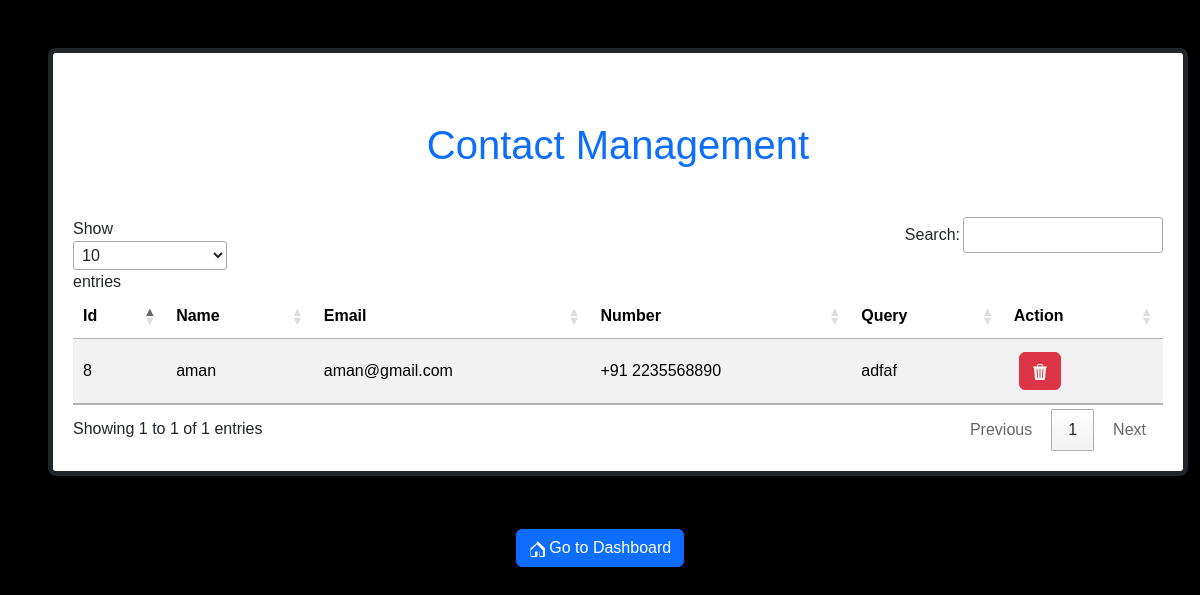
The page /booksAdmin/contactManage.php on the database its author committed.
### tables this page shows
CREATE TABLE `epicbooks_contacts` (
  `id` int(11) NOT NULL,
  `fkUserId` int(22) NOT NULL,
  `name` varchar(22) NOT NULL,
  `email` varchar(50) NOT NULL,
  `number` varchar(22) NOT NULL,
  `query` varchar(50) NOT NULL
);

### booksAdmin/contactManage.php (the view, shortened to what this page needs)
<!doctype html>
<html lang="en">
    <head>
        <link href="https://cdn.jsdelivr.net/npm/bootstrap@5.3.2/dist/css/bootstrap.min.css" rel="stylesheet" />
        <link rel="stylesheet" type="text/css" href="https://cdn.datatables.net/1.13.4/css/jquery.dataTables.min.css">
    </head>
    <body>
        <main>
            <?php
            include "connection.php";
            $sql = "SELECT * FROM `epicbooks_contacts`";
            $result = mysqli_query($conn,$sql);
            if (mysqli_num_rows($result) > 0) {
                echo "<div class='container border border-5 border-dark  m-5'>
                        <h1 class='text-center m-5 text-primary'>Contact Management</h1>
                        <div class='table-responsive'>
                            <table id='contactTable' class='table table-striped'>
                                <thead>
                                    <tr>
                                        <th scope='col'>Id</th>
                                        <th scope='col'>Name</th>
                                        <th scope='col'>Email</th>
                                        <th scope='col'>Number</th>
                                        <th scope='col'>Query</th>
                                        <th scope='col'>Action</th>
                                    </tr>
                                </thead>
                                <tbody>";
                while ($rows = mysqli_fetch_assoc($result)) {
                    echo "<tr>
                            <td>{$rows['id']}</td>
                            <td>{$rows['name']}</td>
                            <td>{$rows['email']}</td>
                            <td>{$rows['number']}</td>
                            <td>{$rows['query']}</td>
                            <td>
                                <a class='btn btn-danger' href='contactDelete.php?id={$rows['id']}' role='button'>
                                    <svg xmlns='http://www.w3.org/2000/svg' width='16' height='16' fill='currentColor' class='bi bi-trash3-fill' viewBox='0 0 16 16'>
                                        <path d='M11 1.5v1h3.5a.5.5 0 0 1 0 1h-.538l-.853 10.66A2 2 0 0 1 11.115 16h-6.23a2 2 0 0 1-1.994-1.84L2.038 3.5H1.5a.5.5 0 0 1 0-1H5v-1A1.5 1.5 0 0 1 6.5 0h3A1.5 1.5 0 0 1 11 1.5m-5 0v1h4v-1a.5.5 0 0 0-.5-.5h-3a.5.5 0 0 0-.5.5M4.5 5.029l.5 8.5a.5.5 0 1 0 .998-.06l-.5-8.5a.5.5 0 1 0-.998.06m6.53-.528a.5.5 0 0 0-.528.47l-.5 8.5a.5.5 0 0 0 .998.058l.5-8.5a.5.5 0 0 0-.47-.528M8 4.5a.5.5 0 0 0-.5.5v8.5a.5.5 0 0 0 1 0V5a.5.5 0 0 0-.5-.5'/>
                                    </svg>
                                </a>
                            </td>
                        </tr>";
                }
                echo "</tbody>
                    </table>
                </div>
                </div>
                <div class='text-center mb-4'>
                    <a href='dashboard.php' class='btn btn-primary'>
                        <svg xmlns='http://www.w3.org/2000/svg' width='16' height='16' fill='currentColor' class='bi bi-house' viewBox='0 0 16 16'>
                            <path fill-rule='evenodd' d='M8 3.293l6 6V14.5a.5.5 0 0 1-.5.5H10.5a.5.5 0 0 1-.5-.5v-4H6v4a.5.5 0 0 1-.5.5H2.5a.5.5 0 0 1-.5-.5V9.293l6-6zm0-1.414L1.5 7.293v7.207A1.5 1.5 0 0 0 3 16h4a1.5 1.5 0 0 0 1.5-1.5v-4h2v4A1.5 1.5 0 0 0 13 16h2A1.5 1.5 0 0 0 16 14.5V7.293l-6.5-6.414a1.5 1.5 0 0 0-2.035-.06z'/>
                        </svg>
                        Go to Dashboard
                    </a>
                </div>";
            } else {
                echo "Zero records found";
            }
            ?>
        </main>
    </body>
</html>

### booksAdmin/contactManage.php (style rules this page uses)
body { background-color: black; font-family: Arial, sans-serif; }
.container { background-color: #ffffff; border-radius: 8px; box-shadow: 0 4px 8px rgba(0, 0, 0, 0.1); padding: 20px; margin-top: 30px; }
.table thead { background-color: #007bff; color: white; }
.table th, .table td { vertical-align: middle; }
.table { margin-top: 20px; border-collapse: collapse; }
.btn { margin: 5px; }
.btn-warning, .btn-danger { color: white; }
.btn-danger { background-color: #dc3545; }
.text-center { margin-top: 20px; }
.table-responsive { overflow-x: auto; }

### rows shown on the page
epicbooks_contacts: id "8", name "aman", email "aman@gmail.com", number "+91 2235568890", query "adfaf"
